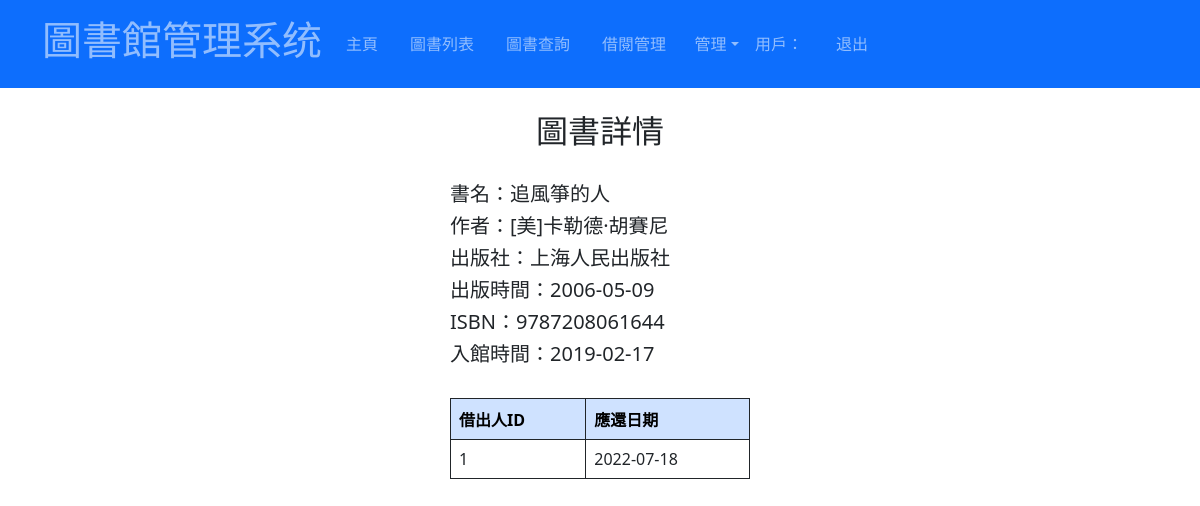
Page /bookinfo.php?book_id=1 on the committed database.
### tables this page shows
CREATE TABLE `book_info` (
  `id` int(11) NOT NULL,
  `name` char(30) NOT NULL,
  `author` char(30) NOT NULL,
  `press` char(20) NOT NULL,
  `press_time` date NOT NULL,
  `ISBN` char(13) NOT NULL,
  `AddDate` date NOT NULL
);

CREATE TABLE `borrow_list` (
  `book_id` int(11) NOT NULL,
  `user_id` int(11) NOT NULL,
  `borrow_date` date NOT NULL,
  `back_date` date NOT NULL
);

### bookinfo.php (the view, shortened to what this page needs)
<?php
include_once("conn_db.php");
include_once('head.php');
$id = $_GET['book_id'];
$sql = "select * from book_info where id='$id'";
$result= $connect->query($sql);
$sql2 = "select * from borrow_list where book_id = '$id'";
$result2 = $connect->query($sql2);
?>
<div class="col-sm-3" ><br></div>
    <h2 align= 'center'>圖書詳情</h2>
    <?php
		echo "<div align= 'center' ><br>";
        foreach ($result as $row){
				echo "<div class='col-sm-3' align= 'left'><h5>書名：".$row['name']."</h5></div>";
				echo "<div class='col-sm-3' align= 'left'><h5>作者：".$row['author']."</h5></div>";
				echo "<div class='col-sm-3' align= 'left'><h5>出版社：".$row['press']."</h5></div>";
				echo "<div class='col-sm-3' align= 'left'><h5>出版時間：".$row['press_time']."</h5></div>";
				echo "<div class='col-sm-3' align= 'left'><h5>ISBN：".$row['ISBN']."</h5></div>";
				echo "<div class='col-sm-3' align= 'left'><h5>入館時間：".$row['AddDate']."</h5></div></br>";
        }
		echo "</div>";
        if($result2->num_rows!=0){
            foreach ($result2 as $row)
			echo "<div align= 'center'>";
			echo "<div class='col-sm-3' align= 'left'>";
            echo "<table class='table table-bordered border-dark' align= 'center'>";
            echo "<tr>";
            echo "<th class='table-primary table-bordered border-dark'>借出人ID</th>";
            echo "<th class='table-primary table-bordered border-dark'>應還日期</th>";
            echo "</tr>";
            echo "<tr>";
            echo "<td>{$row['user_id']}</td>";
            echo "<td>{$row['back_date']}</td>";
            echo "</tr>";
            echo "</table>";
			echo "</div>";
			echo "</div>";
        }
    ?>

### rows in the picture
book_info: name "追風箏的人", author "[美]卡勒德·胡賽尼", press "上海人民出版社", press_time "2006-05-09", ISBN "9787208061644", AddDate "2019-02-17"
borrow_list: user "1", back_date "2022-07-18"
